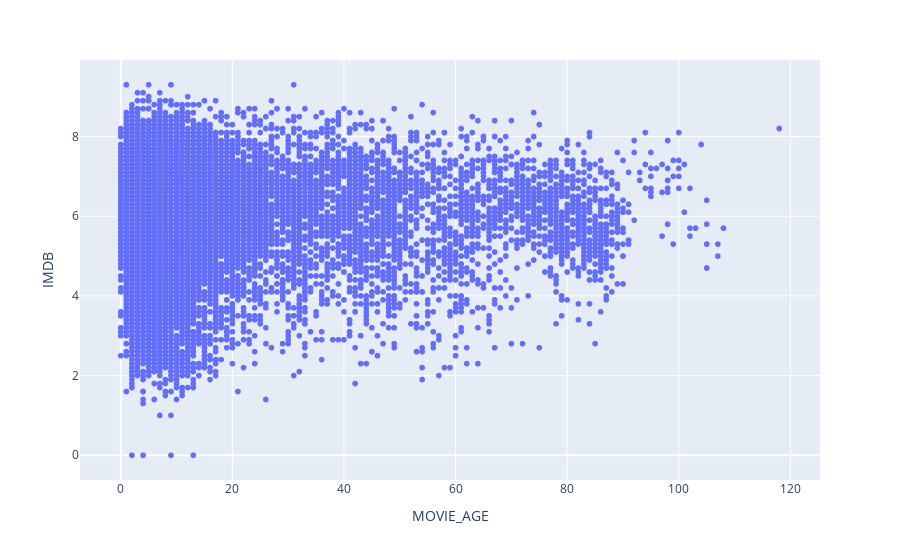

Notebook code cell kept with this figure:
### Markdown cell above
#### A idade de um filme e a sua nota no IMDB são negativamente correlatas

### Code cell
fig = px.scatter(df, x='MOVIE_AGE', y='IMDB')
fig.show()

### Figure 1 — Plotly figure (JSON) as saved in the notebook; plotly's stock layout.template omitted (floating-point values rounded to 4 significant figures; data arrays with more than 128 entries replaced by an {"elided": "..."} marker saying what was removed)
{"data": [{"hovertemplate": "MOVIE_AGE=%{x}<br>IMDB=%{y}<extra></extra>", "legendgroup": "", "marker": {"color": "#636efa", "symbol": "circle"}, "mode": "markers", "name": "", "showlegend": false, "type": "scattergl", "x": {"elided": "16744 int values"}, "xaxis": "x", "y": {"elided": "16744 float values"}, "yaxis": "y"}], "layout": {"legend": {"tracegroupgap": 0}, "margin": {"t": 60}, "xaxis": {"anchor": "y", "domain": [0, 1], "title": {"text": "MOVIE_AGE"}}, "yaxis": {"anchor": "x", "domain": [0, 1], "title": {"text": "IMDB"}}}}
